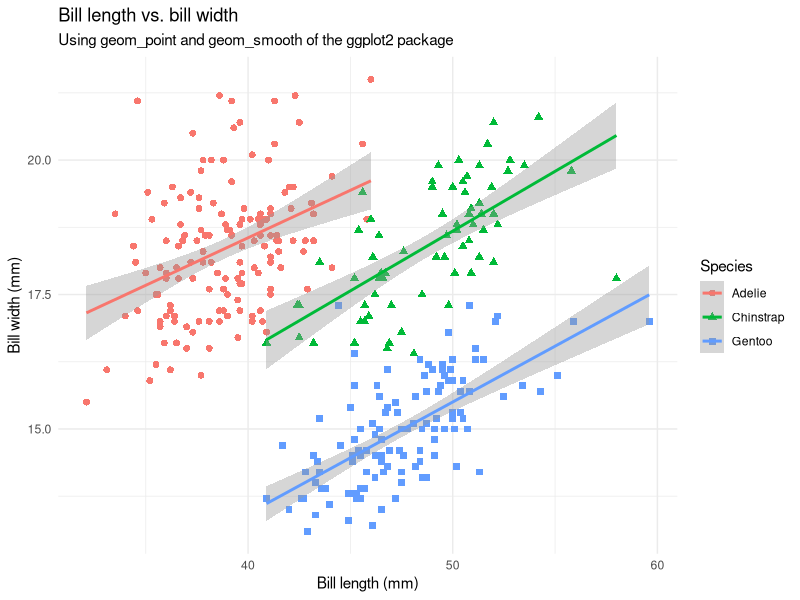
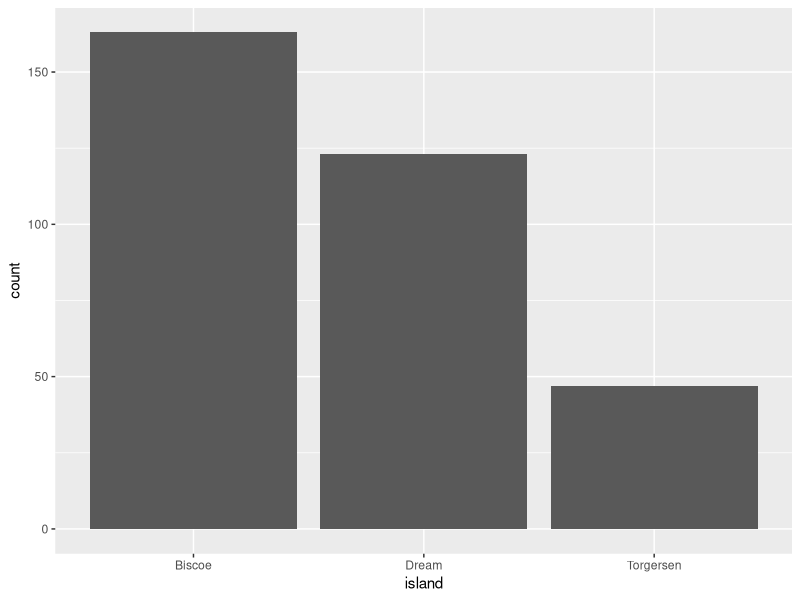
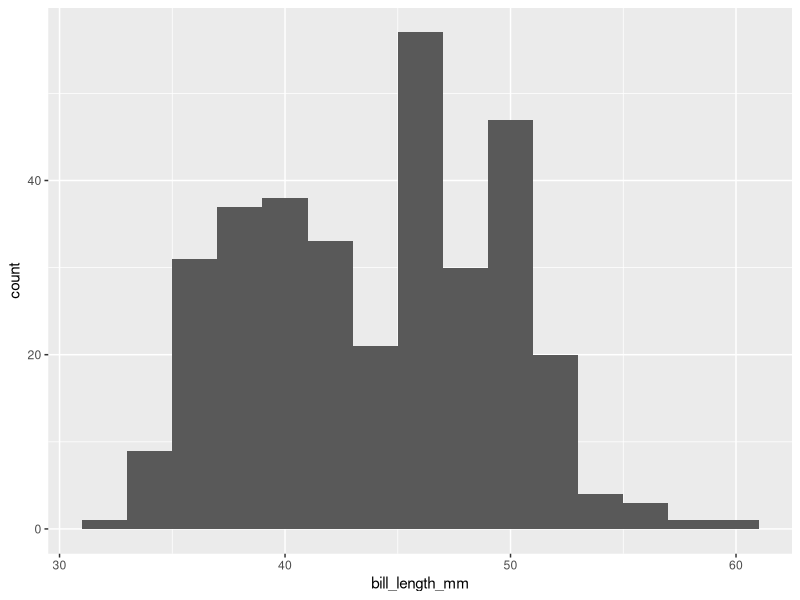
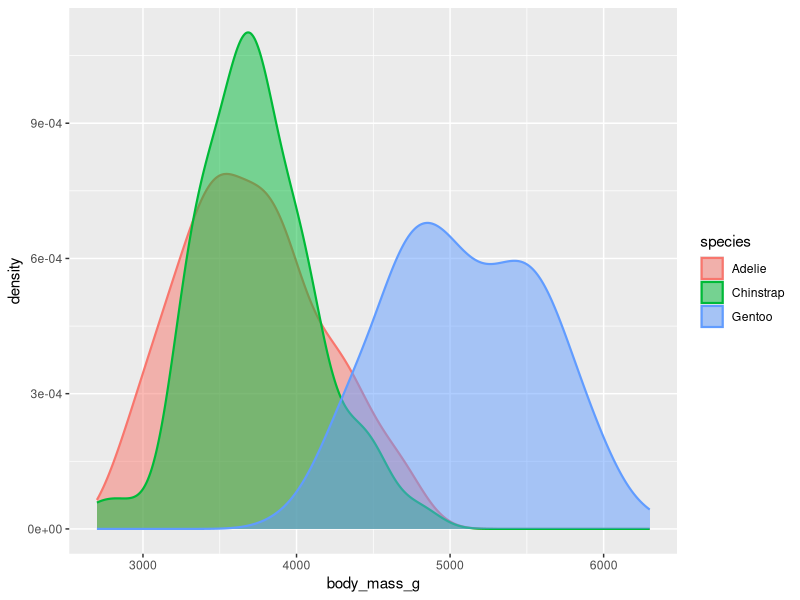
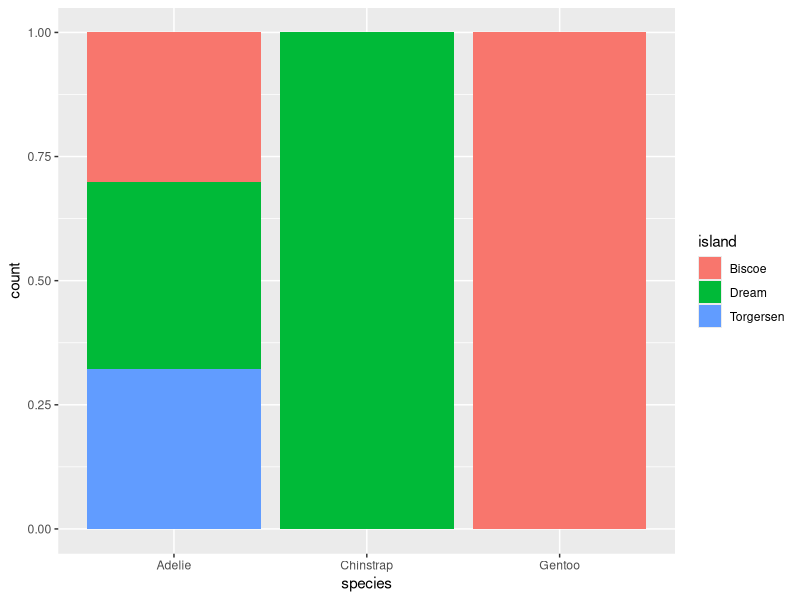
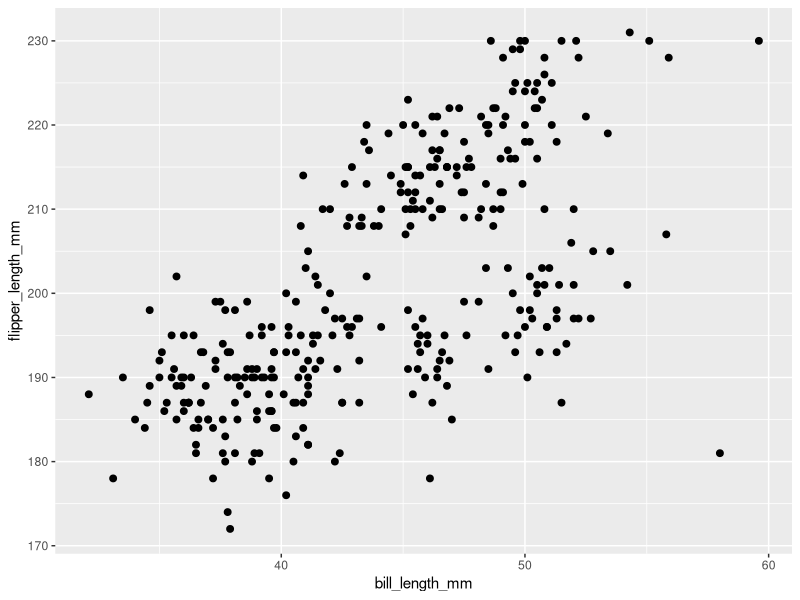
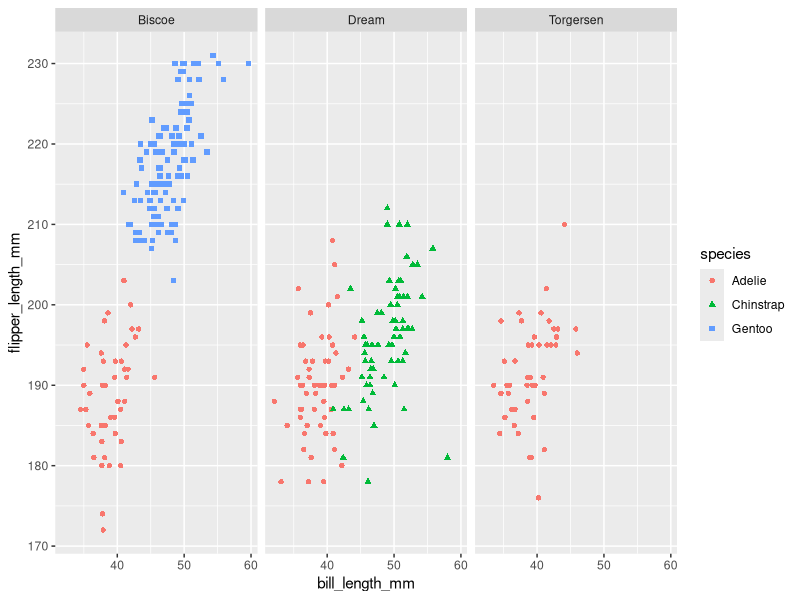
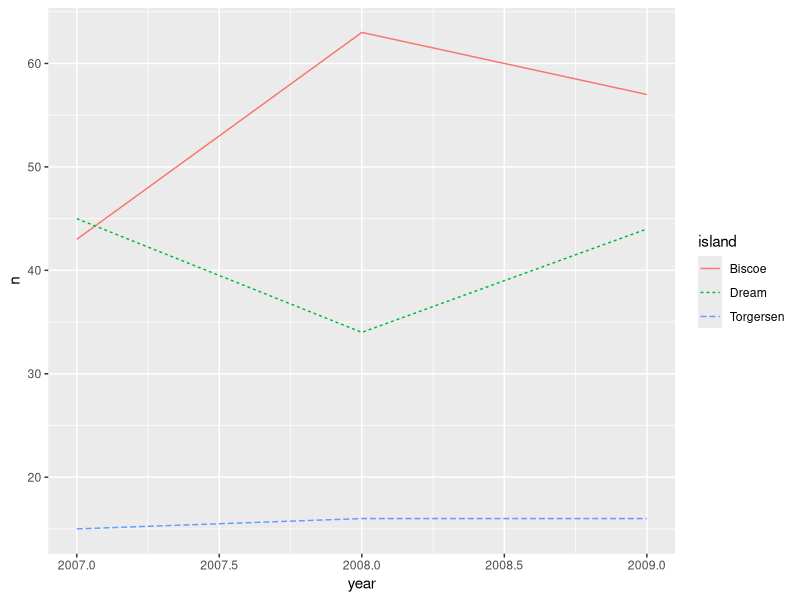

Write R code to recreate these figures, in order.
## ---- chunk 1
#| message: false
library(dplyr)
library(ggplot2)
library(palmerpenguins)

penguins <- na.omit(palmerpenguins::penguins)
## ---- chunk 2
ggplot(penguins, 
       aes(x = bill_length_mm, y = bill_depth_mm, 
           color = species, shape = species)) + 
  geom_point(size = 2) + 
  geom_smooth(method = "lm", formula = "y ~ x") +
  labs(x = "Bill length (mm)", y = "Bill width (mm)", 
       title = "Bill length vs. bill width", 
       subtitle = "Using geom_point and geom_smooth of the ggplot2 package",
       color = "Species", shape = "Species") +
  theme_minimal()
## ---- chunk 3
ggplot(penguins, 
       aes(x = island)) +
  geom_bar()
## ---- chunk 4
ggplot(penguins, 
       aes(x = bill_length_mm)) +
  geom_histogram(binwidth = 2)
## ---- chunk 5
ggplot(penguins, 
       aes(x = body_mass_g, color = species, fill = species)) +
  geom_density(linewidth = 0.75, alpha = 0.5)
## ---- chunk 6
ggplot(penguins, aes(x = species, fill = island)) +
  geom_bar(position = "fill")
## ---- chunk 7
ggplot(penguins, 
       aes(x = bill_length_mm, y = flipper_length_mm)) +
  geom_point(size = 2)
## ---- chunk 8
ggplot(penguins, 
       aes(x = bill_length_mm, y = flipper_length_mm)) +
  geom_point(aes(color = species, shape = species)) +
  facet_wrap(~island)
## ---- chunk 9
penguins |> 
  count(year, island) |> 
  ggplot(aes(x = year, y = n, color = island)) +
  geom_line(aes(linetype = island))
